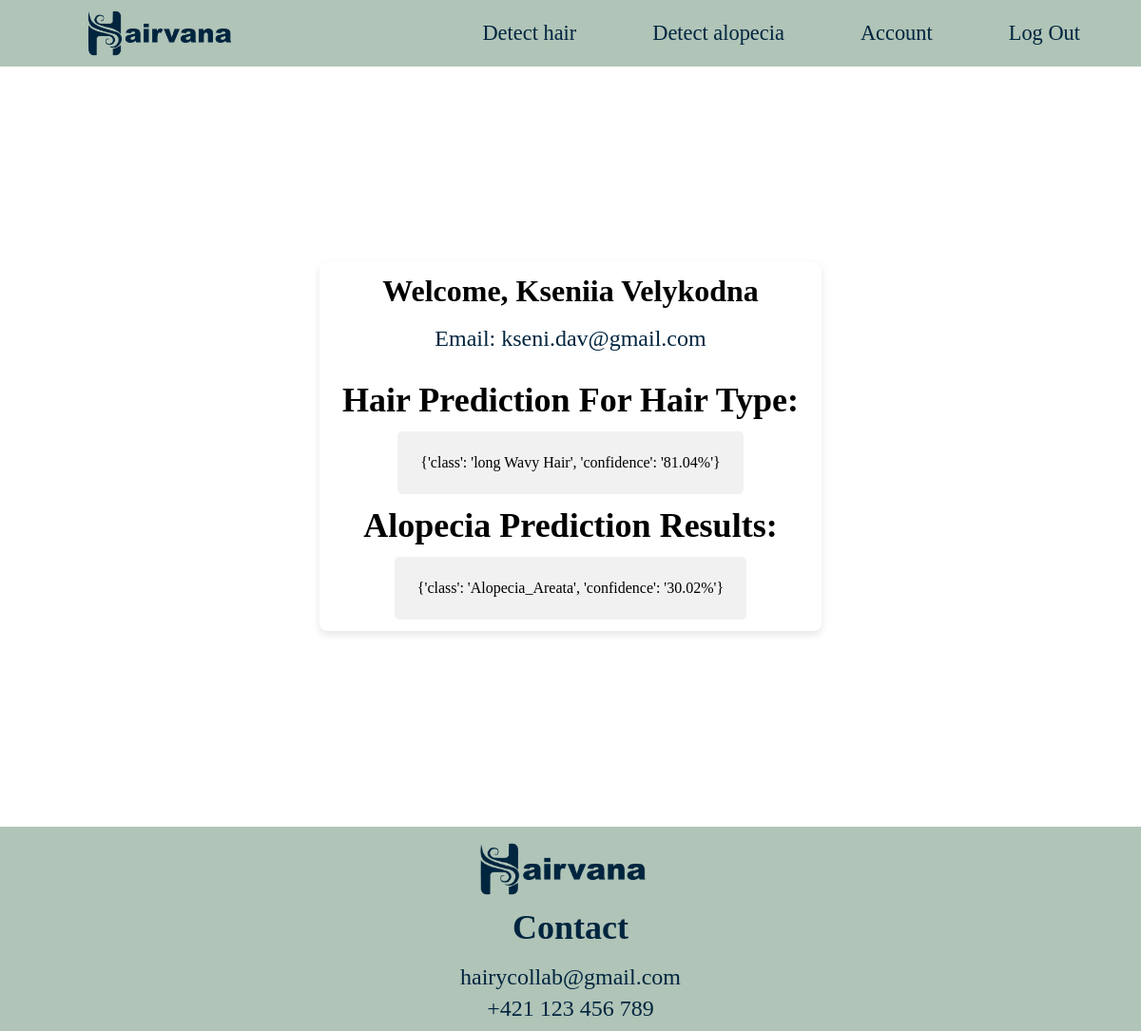
Page /account_page (signed in) on the earlier database version.
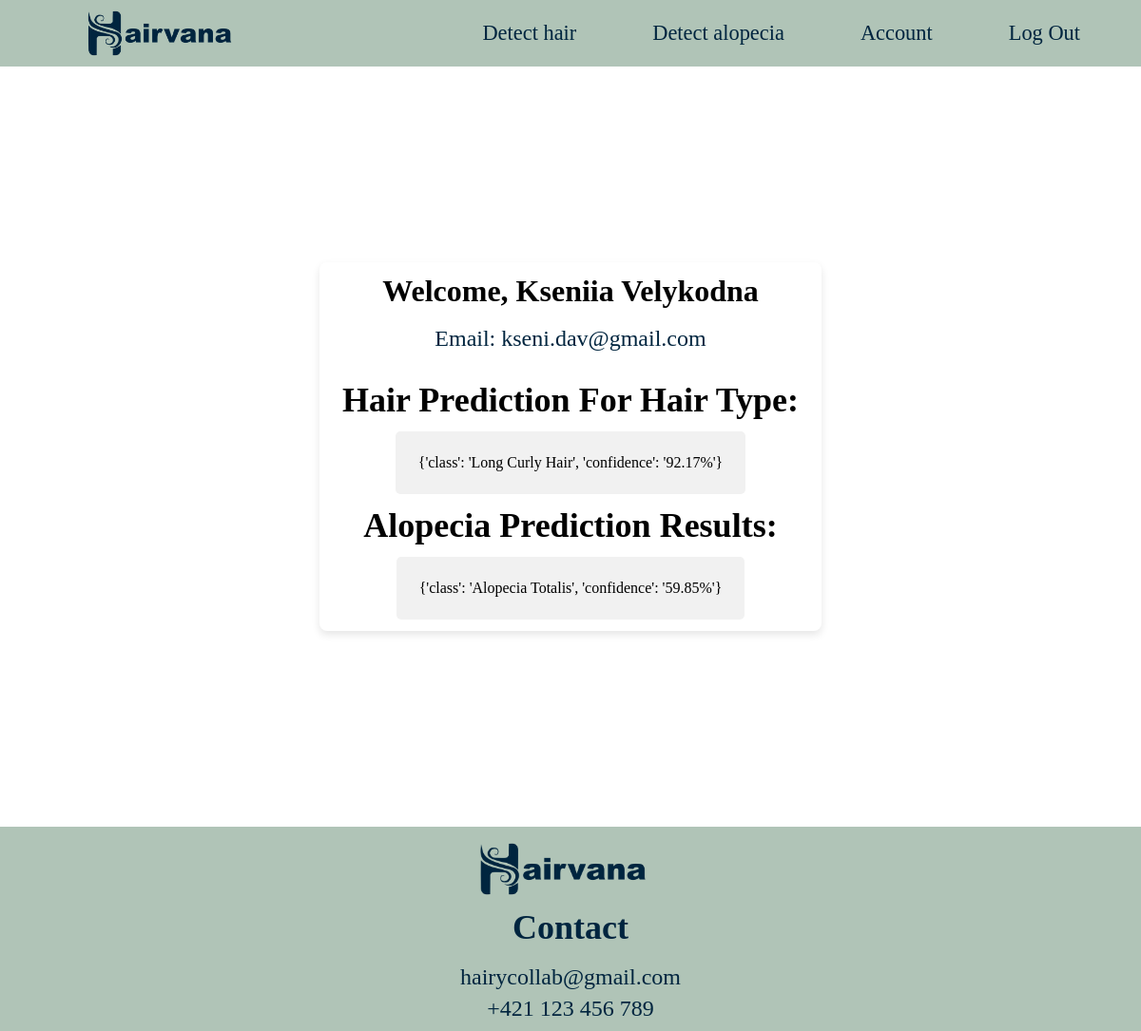
Same page on the later database version.
### app.py (models this page shows, shortened)
class User(db.Model):
    id = db.Column(db.Integer, primary_key=True)
    name = db.Column(db.String(100), nullable=False)
    email = db.Column(db.String(120), unique=True, nullable=False)
    password = db.Column(db.String(200), nullable=False)
    hair_type = db.Column(db.String(500), nullable=True, default=None)
    alopecia_type = db.Column(db.String(500), nullable=True, default=None)

### app.py (the view)
@app.route('/account_page')
def profile():
    if 'user_id' not in session:
        return render_template('sign_in.html')  # Redirect to sign-in if not authenticated
    user_id = session.get('user_id')
    user = User.query.get(user_id) if user_id else None
    return render_template('account_page.html', user=user, is_authenticated=True)

### templates/account_page.html (shortened to what this page needs)
{% extends "skelet.html" %}
{% block css %}
<link
  rel="stylesheet"
  href="{{ url_for('static', filename='css/account.css') }}"
/>
{% endblock %}
{% block content %}
<div class="wrapper">
  <div class="container">
    <h1>Welcome, {{ user.name }}</h1>
    <p id ='email'>Email: {{ user.email }}</p>
    {% if user.hair_type %}
    <h2>Hair Prediction For Hair Type:</h2>
    <div class="result">{{ user.hair_type.strip("[]'") }}</div>
    {% else %}
    <p id="pred">
      <h2>Hair Prediction For Hair Type:</h2>
      <p>You don't have a prediction yet.</p>
      <a href="/detect_hair" class="redirect-button">Detect hair type</a>
    </p>    {% endif %} {% if user.alopecia_type %}
    <h2>Alopecia Prediction Results:</h2>
    <div class="result">{{ user.alopecia_type.strip("[]'") }}</div>
    {% else %}
    <h2>Alopecia Prediction Results:</h2>
    <p>You don't have a prediction yet.</p>
    <a href="/detect_alopecia" class="redirect-button">Detect alopecia type</a>  </p>      {% endif %}
  </div>
</div>
  {% endblock %}

Differences in the rows shown:
changed User "Kseniia Velykodna": hair_type.strip "{'class': 'long Wavy Hair', 'confidence': '81.04%'}" → "{'class': 'Long Curly Hair', 'confidence': '92.17%'}"; alopecia_type.strip "{'class': 'Alopecia_Areata', 'confidence': '30.02%'}" → "{'class': 'Alopecia Totalis', 'confidence': '59.85%'}"
